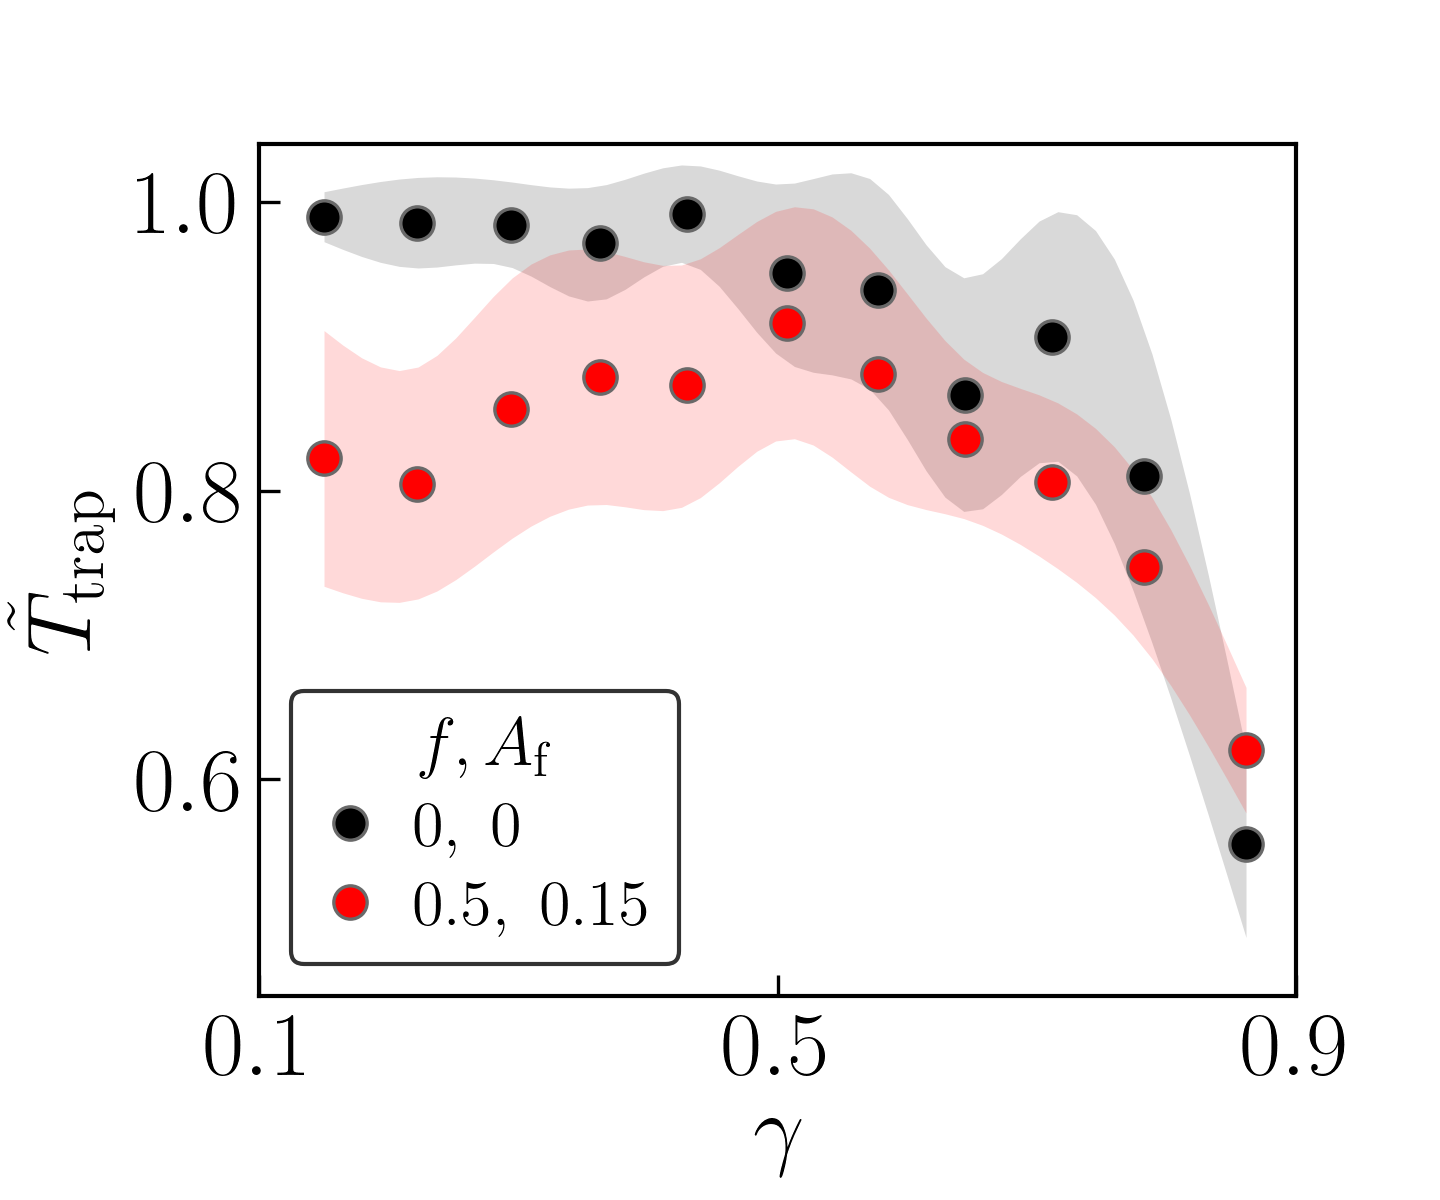

This figure's Python source:
# Plot script for figure 2a.

import matplotlib.pyplot as plt
import sys
from pathlib import Path
from scipy.interpolate import CubicSpline  

ROOT = Path(__file__).resolve().parents[1]
sys.path.insert(0, str(ROOT))
from paperfig import *


def fig2a_trap_L_exp():
    setup_style(fontsize=22, font="Helvetica", usetex="auto",
                axes_lw=1.0, lines_lw=0.1, tick_size=5.0)

    # ----------------------------
    # Plot settings
    # ----------------------------
    figsize = (4.8, 4)
    ms = 8
    mew = 0.8
    lw = 2
    legend_title = 22 - 5.5
    legend_fontsize = 22 - 6.5
    alpha = 0.15
    markers_local = ["o", "o", "o"]
    frameon = True
    edgecolor = "k"
    xlabelpad = 0
    ylabelpad = 5
    left = 0.18
    bottom = 0.17
    nsmooth = 50

    data_dir = ROOT / "figure2" / "data_fig2a"
    files = [
        ("trap_L_exp_A_0.00_f_0.00.txt", "Black", r"$0,\ 0$"),
        ("trap_L_exp_A_0.15_f_0.50.txt", "Red",   r"$0.5, \ 0.15$"),
    ]

    fig, ax = plt.subplots(figsize=figsize, dpi=300)

    for i, (fn, color, legend) in enumerate(files):
        dat = np.loadtxt(data_dir / fn, delimiter=",", skiprows=1)
        gamma = dat[:, 0]
        mean = dat[:, 1]
        std = dat[:, 2]

        ax.plot(
            gamma, mean,
            label=legend,
            ls="none",
            marker=markers_local[i],
            lw=lw,
            markersize=ms,
            mfc=color,
            mew=mew,
            mec="dimgrey",
        )

        # ---- smooth error band  ----
        lower_env = mean - std
        upper_env = mean + std

        # spline (natural bc)
        lowerband = CubicSpline(gamma, lower_env, bc_type="natural")
        upperband = CubicSpline(gamma, upper_env, bc_type="natural")

        xsmooth = np.linspace(gamma.min(), gamma.max(), nsmooth)
        ylower = lowerband(xsmooth)
        yupper = upperband(xsmooth)

        ax.fill_between(xsmooth, yupper, ylower, color=color, alpha=alpha, lw=0)

    ax.set_xlim([0.1, 0.9])
    ax.set_ylim([0.45, 1.04])
    ax.set_xticks([0.1, 0.5, 0.9])

    ax.legend(
        loc="lower left",
        title=r"$f, A_{\mathrm{f}}$",
        ncols=1,
        columnspacing=0.3,
        labelspacing=0.3,
        title_fontsize=legend_title,
        fontsize=legend_fontsize,
        frameon=frameon,
        edgecolor=edgecolor,
        handletextpad=0.5,
        handlelength=1,
    )

    ax.set_ylabel(r"$\tilde{T}_{\mathrm {trap}}$", labelpad=ylabelpad)
    ax.set_xlabel(r"$\gamma$", labelpad=xlabelpad)
    ax.minorticks_off()

    fig.subplots_adjust(left=left, bottom=bottom)

    if save_bool:
        save_path = ROOT / "figure2" / "fig2a.png"
        plt.savefig(save_path, dpi=300)
    else:
        plt.show()


if __name__ == "__main__":
    save_bool = False
    fig2a_trap_L_exp()